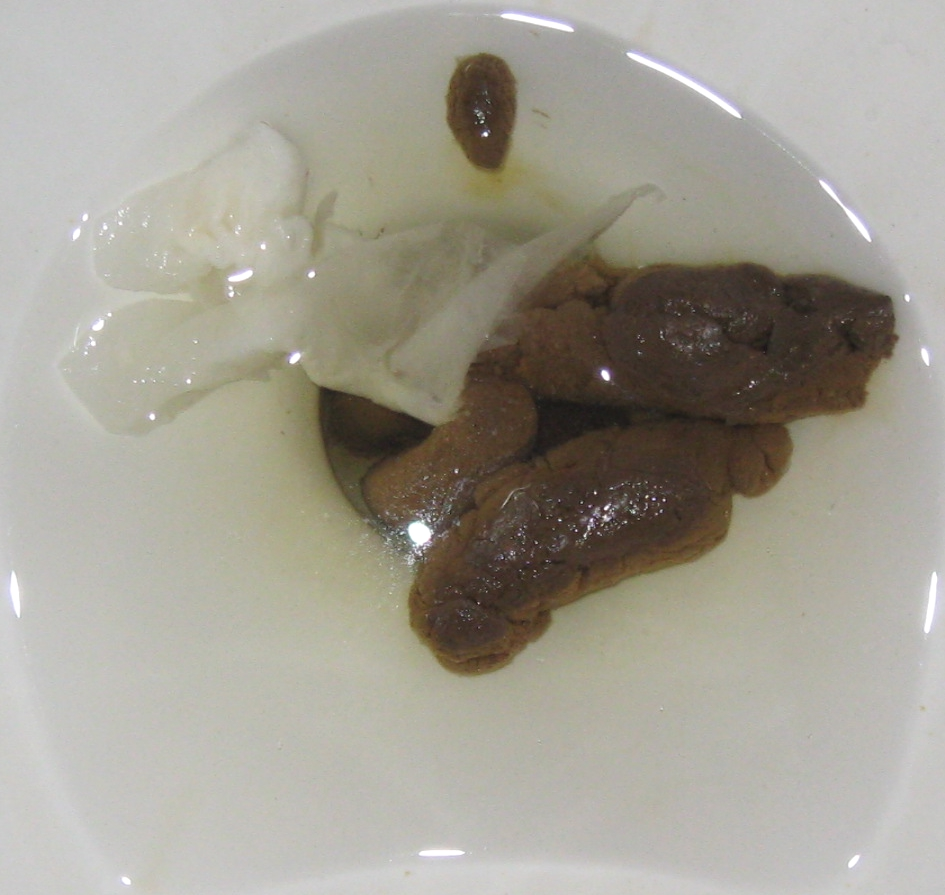
#> input picture Toi/sample.jpg, 945 x 895 px
$ python -i k_means.py   (imports and definitions only)   (older library calls are emulated)
#> lines starting #> are read from the running program, lines starting #| are printed output that depends on the picture; after the words box and inside, x2 and y2 are one past the last pixel; in counts of white or black regions, pixels touching at a corner belong together
#> further down, picture is the input picture: shape (895, 945, 3); mean B, G, R 147.4, 158.4, 162.4
from sklearn.cluster import KMeans
import matplotlib.pyplot as plt
import numpy as np
import cv2
import json
import math

CANNY_THRESH_1 = 20
CANNY_THRESH_2 = 20

def load(image):
    # load the image
    return cv2.imread(image)

def crop(img):
    """
    Take in an image, find largest contour, draw a rectangle
    around it and crop
    """

    # convert image to greyscale
    gray = cv2.cvtColor(img,cv2.COLOR_BGR2GRAY)
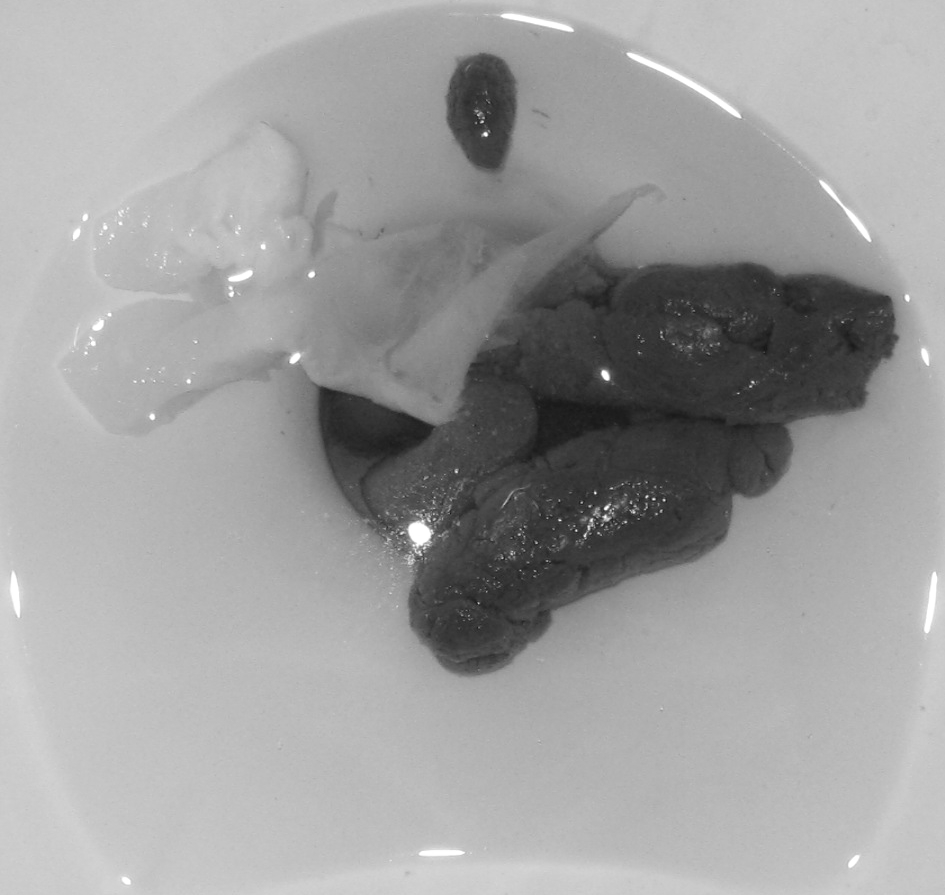
#> gray: shape (895, 945); min 22, max 255, mean 158.3

    # Use Canny Edge Detection to detect edges in this image
    edges = cv2.Canny(gray, CANNY_THRESH_1, CANNY_THRESH_2)
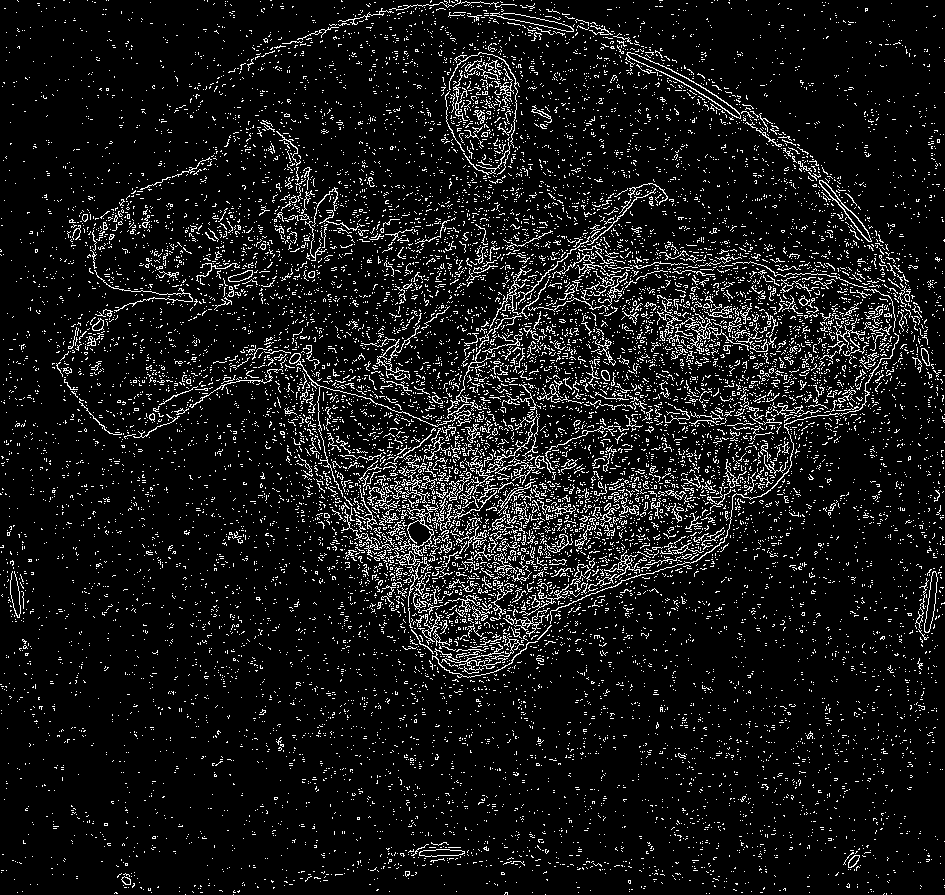
#> edges: shape (895, 945); 8.5% white in thin lines or dots
    edges = cv2.dilate(edges, None)
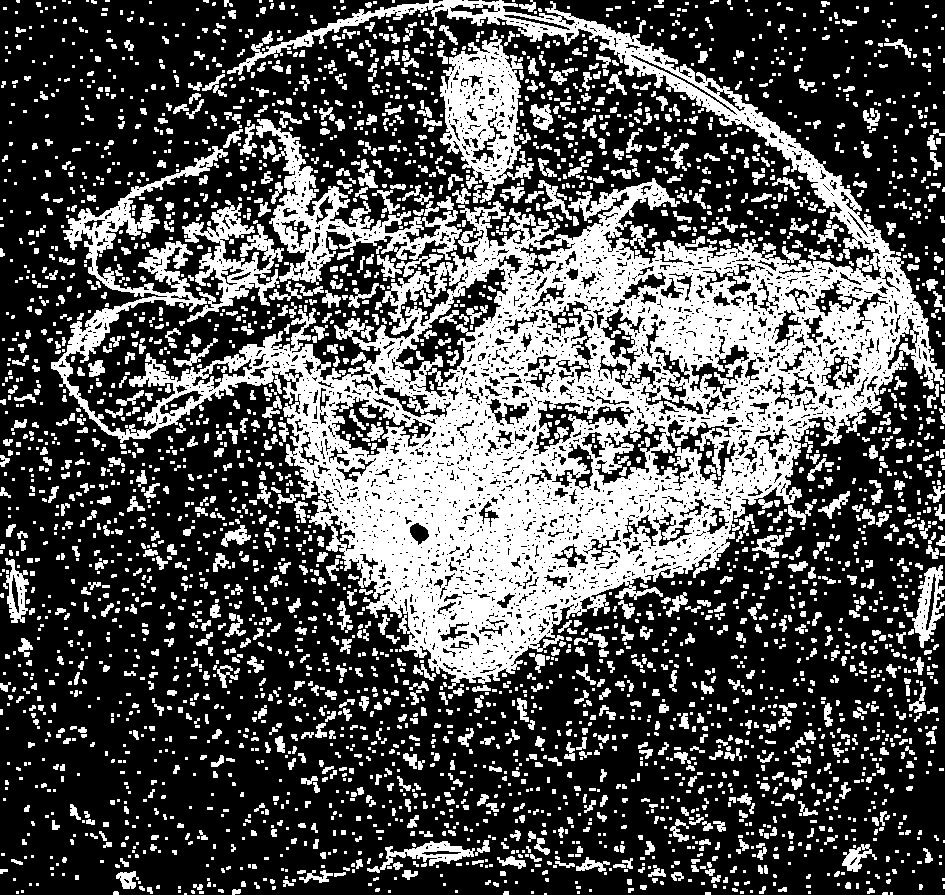
#> edges: shape (895, 945); 33.2% white; 3591 white regions (2133 under 20 px), largest, box (x1, y1, x2, y2) and area: (51, 0, 945, 689) 163423, (440, 30, 534, 203) 7844, (256, 119, 462, 285) 7843
    edges = cv2.erode(edges, None)
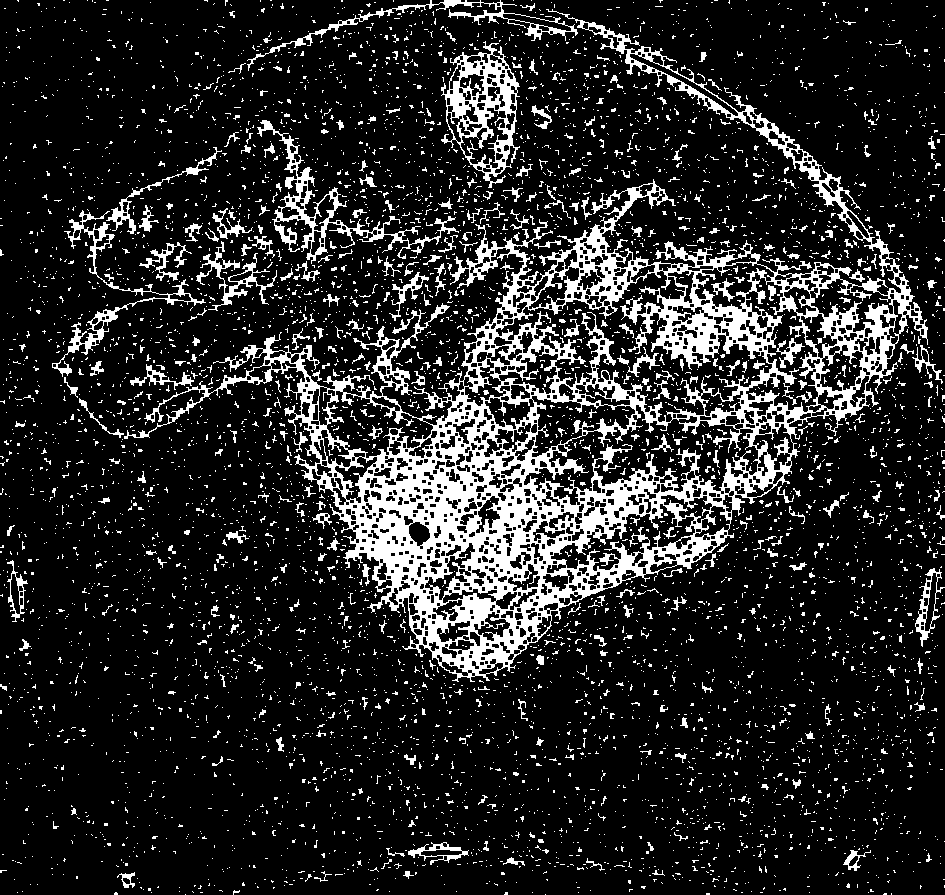
#> edges: shape (895, 945); 15.4% white; 5889 white regions (5531 under 20 px)

    # Find all contours among the dimage
    contour_info = []
    _, contours, _ = cv2.findContours(edges, cv2.RETR_LIST, cv2.CHAIN_APPROX_NONE)
#> contours = 7045 contours, 6219 with area under 20; largest, box (x1, y1, x2, y2) and area: (124, 9, 928, 682) 157449, (495, 270, 773, 423) 14710, (523, 404, 759, 506) 10136, (441, 41, 520, 188) 6910, (745, 272, 819, 413) 4578

    # Iterate through contours and find the largest contour
    for c in contours:
        contour_info.append((
            c,
            cv2.isContourConvex(c),
            cv2.contourArea(c),
        ))
#> this loop made 7045 passes
#> c on passes 1 to 3: [[545, 894]], [[185, 894]], [[891, 893], [891, 894]]
#> after the loop, contour_info = 7045 items

    contour_info = sorted(contour_info, key=lambda x: x[2], reverse=True)

    # Draw a rectangle over the largest contour
    x, y, width, height =cv2.boundingRect(contour_info[0][0])
#> x = 124; y = 9; width = 804; height = 673

    # crop the rectangle from the original image, i.e. zoom in
    region_of_interest = img[y:y + height, x:x + width]
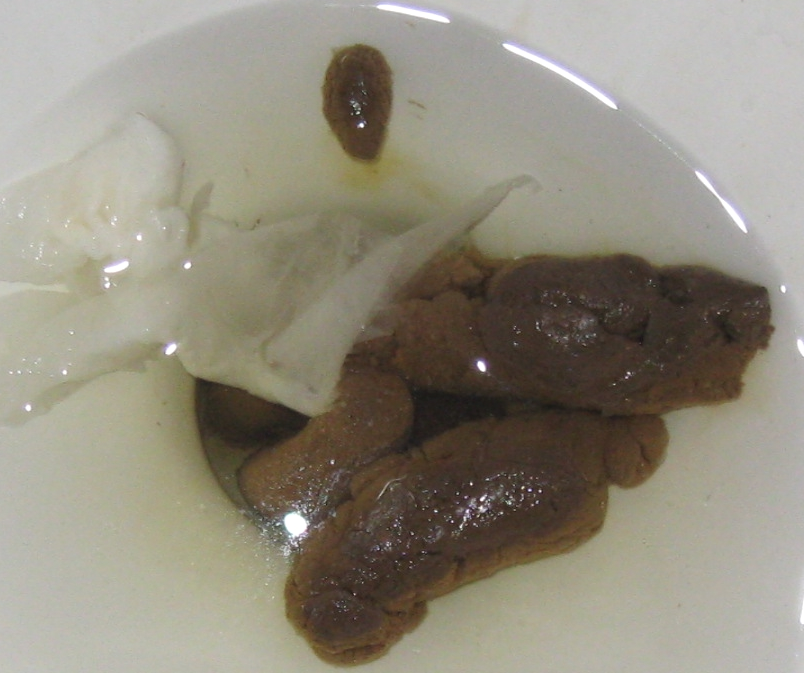
#> region_of_interest: shape (673, 804, 3); mean B, G, R 125.6, 139.9, 145.5
    cv2.imwrite("images/cropped.jpg", region_of_interest)
    return region_of_interest


# [138 lines left out: functions saturate, color_balance, create_histogram, plot_colors, kmeans, not called in this run]

    # [10 lines of commented-out code are left out]

>>> import cv2
>>> picture = cv2.imread('../Toi/sample.jpg')
>>> result = crop(picture)
